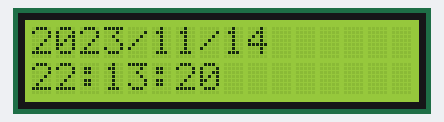
Simulated run of this sketch. Board: Arduino Uno, built for the host (arithmetic inside an expression is 32-bit, double 64-bit). Shown: 16×2 character LCD. The local clock reads 2024-03-15 10:24:30 at power-on unless the sketch sets it; what the sketch prints to the serial monitor is not drawn.

Above: at 0.1 s.
At 4.2 s:
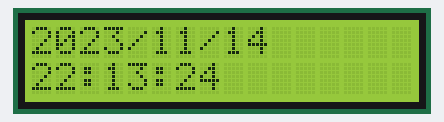
At 9.3 s:
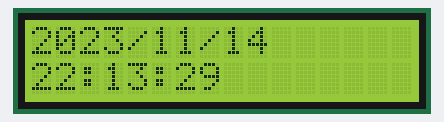
At 19.5 s:
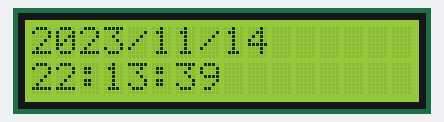
At 28.7 s:
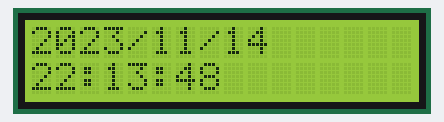
At 38.9 s:
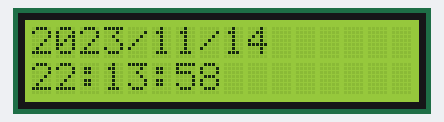

Measured:
- what the display in image 1 shows lasts 1.0 s, from 4.2 s to 5.2 s

The sketch:

readtimeToLcd_forAmeba.ino
```cpp
#include <Wire.h>
#include "RTClib.h"

#include <LiquidCrystal_I2C.h>

RTC_DS1307 RTC;
LiquidCrystal_I2C lcd(0x3F, 2, 1, 0, 4, 5, 6, 7, 3, POSITIVE);  // Set the LCD I2C address

void setup () {
    Serial.begin(9600);
    lcd.begin(16,2);               // initialize the lcd
    lcd.backlight();    //背光
   lcd.clear();   //清除
   lcd.setCursor( 0, 0 );   //歸零點

    Wire1.begin();
    RTC.begin();
     RTC.adjust(DateTime(__DATE__, __TIME__));
  if (! RTC.isrunning()) {
    Serial.println("RTC is NOT running!");
    // following line sets the RTC to the date & time this sketch was compiled
    RTC.adjust(DateTime(__DATE__, __TIME__));
  }
}
void loop () {
    DateTime now = RTC.now();
    Serial.print(now.year(), DEC);
    Serial.print('/');
    Serial.print(now.month(), DEC);
    Serial.print('/');
    Serial.print(now.day(), DEC);
    Serial.print(' ');
     lcd.setCursor( 0, 0 );   //歸零點
    lcd.print(now.year(), DEC);
    lcd.print('/');
    lcd.print(now.month(), DEC);
    lcd.print('/');
    lcd.print(now.day(), DEC);

    //-------------
    Serial.print(now.hour(), DEC);
    Serial.print(':');
    Serial.print(now.minute(), DEC);
    Serial.print(':');
    Serial.print(now.second(), DEC);
    Serial.println();
     lcd.setCursor( 0, 1 );   //歸零點
       lcd.print(now.hour(), DEC);
    lcd.print(':');
    lcd.print(now.minute(), DEC);
    lcd.print(':');
    lcd.print(now.second(), DEC);

    delay(1000);
}
```
